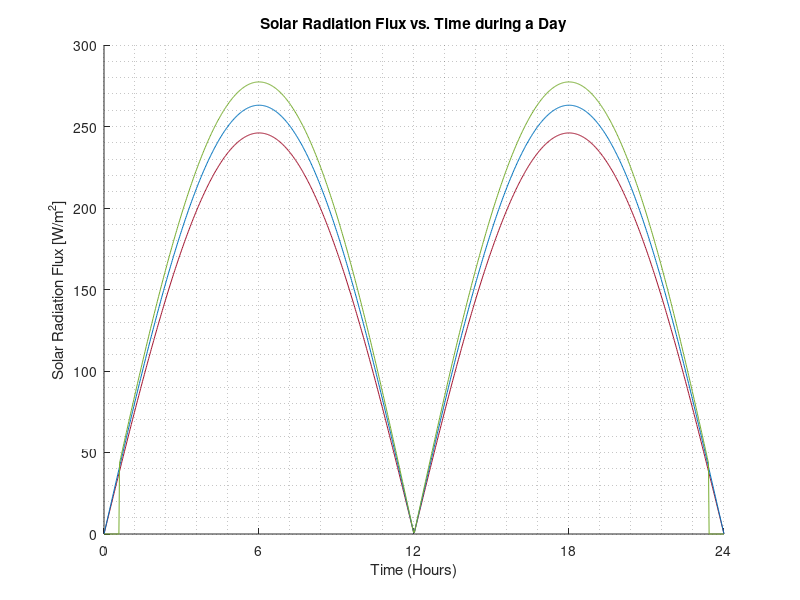

Source code (MATLAB): (Note: this script raises an error after producing the figure.)
%% ASEN 3113 Design Lab
% Blake Wilson, Dakota Harris, Liam Mazzota, Hide Nakanishi, Nathan Evans
% Last Modified: 05/04/2023

%Husekeeping
clc
clear all;
close all;

% Define constants
sigma = 5.67*10^(-8);
alpha_initial = 0.2;        % Absorptivity
epsilon_initial = 0.85;     % Emissivity

% IR backload [W/m^2]
q_ir_backload_winter = 88;
q_ir_backload_summer = 63;
q_ir_backload_eclipse = 11;
q_ir_average = 0.5*(q_ir_backload_summer + q_ir_backload_winter);

% Distances from sun [m]
r_summer = 152.1e9;
r_winter = 147.1e9;
r_equinox = (r_summer + r_winter) *.5;

% Luminosity of sun adjusted for distance [W/m^2]
L_summer = ((3.9e26))/(4*pi*r_summer^2);
L_winter = ((3.9e26))/(4*pi*r_winter^2);
L_equinox = (3.9e26)/(4*pi*r_equinox^2);

% Max affective Area
a_effective_summer = cosd(-23.5);
a_effective_winter = cosd(23.5);
ts = 30 + 273.15; %k
t_surr = 2.7;%k

%% Area Calculations 
% Heat generated by the instrument
interm = (epsilon_initial * sigma *(ts^4 - (t_surr)^4));

%% For summer 
Area_summer_on = (20)/((interm) - (alpha_initial * L_summer * a_effective_summer) - (epsilon_initial * q_ir_backload_summer));


%% For winter
Area_winter_on = (20)/((interm) - (alpha_initial * L_winter * a_effective_winter) - (epsilon_initial * q_ir_backload_winter));


%% For equinox
Area_equinox_on = (20)/((interm) - (alpha_initial * L_equinox * 1) - (epsilon_initial * q_ir_average));

% A_max = 0.289 m^2

%% Modeling solar radiation flux 
ts = 25 + 273.15; %k
interm = (epsilon_initial * sigma *(ts^4 - (t_surr)^4));

Area = Area_winter_on;

% Vector of theta values
theta_plot = linspace(0,(2*pi),1000);
%Vector of time values
time = linspace(0,(24*3600),1000);

eclipse_angle1 = deg2rad(8.685);
eclipse_angle2 = deg2rad(360-8.685);

% Loop to determine solar radiation flux 
for i = 1:length(theta_plot)
    if eclipse_angle1 <= theta_plot(i) && theta_plot(i) <= pi 
        Q_solar_rad_flux_e(i) = (L_equinox) .* alpha_initial .* cosd(0).* sin(theta_plot(i));
    elseif pi < theta_plot(i) && theta_plot(i) <= eclipse_angle2
        Q_solar_rad_flux_e(i) = -(L_equinox) .* alpha_initial .* cosd(0).* sin(theta_plot(i));
    else 
        Q_solar_rad_flux_e(i) = 0;
    end
    
    if theta_plot(i) <= pi
        Q_solar_rad_flux(i) = (L_summer) .* alpha_initial .* cosd(-23.5) .* sin(theta_plot(i)); % FOR SUMMER !!! 
        Q_solar_rad_flux_w(i) = (L_winter) .* alpha_initial .* cosd(23.5) .* sin(theta_plot(i));
    else
        Q_solar_rad_flux(i) = -(L_summer) .* alpha_initial .* cosd(-23.5) .* sin(theta_plot(i)); % FOR SUMMER !!! 
        Q_solar_rad_flux_w(i) = -(L_winter) .* alpha_initial .* cosd(23.5) .* sin(theta_plot(i));
    end

end 

figure()
hold on
grid minor
plot(time/3600,Q_solar_rad_flux,'Color', [0.6350 0.0780 0.1840])
plot(time/3600,Q_solar_rad_flux_w, 'Color',[0 0.4470 0.7410])
plot(time/3600,Q_solar_rad_flux_e, 'Color', [0.4660 0.6740 0.1880])
xlabel('Time (Hours)')
ylabel('Solar Radiation Flux [W/m^2]')
title('Solar Radiation Flux vs. Time during a Day')
xticks([0 6 12 18 24])
xticklabels({'0', '6', '12', '18', '24'})
xlim([0 24])
xline([6 12 18 24])
yline(0)
legend('Summer','Winter','Equinox')
hold off

%% Unheated Temperature & Heater Power Summer

% Heated Power Summer
for idx = 1:length(time)
    if 6*3600 <= time(idx) && time(idx) < 18*3600
        Ts_summer_unheated(idx) = ((20/Area + Q_solar_rad_flux(idx) +q_ir_backload_summer .* epsilon_initial)./(epsilon_initial*sigma) + t_surr^4).^(1/4)-273.15;
        if Ts_summer_unheated(idx) >= 20 && Ts_summer_unheated(idx)<= 30
            Summer_Heater_Power(idx) = 0;
        else
            % q_dot reqired to be in the range
            ts = 20 +273.15;
            interm = (epsilon_initial * sigma *(ts^4 - (t_surr)^4));
            Summer_Heater_Power(idx) = (Area * (interm - Q_solar_rad_flux(idx) - (q_ir_backload_summer * epsilon_initial)))-20;
        end
        
    else
        Ts_summer_unheated(idx) = ((Q_solar_rad_flux(idx) +q_ir_backload_summer .* epsilon_initial)./(epsilon_initial*sigma) + t_surr^4).^(1/4)-273.15; 
        if Ts_summer_unheated(idx) >= -40
            Summer_Heater_Power(idx) = 0;
        else
            % q_dot reqired to be in the range
            ts = -40 + 273.15;
            interm = (epsilon_initial * sigma *(ts^4 - (t_surr)^4));
            Summer_Heater_Power(idx) = Area * (interm - Q_solar_rad_flux(idx) - (q_ir_backload_summer * epsilon_initial));
        end
    end
end

Qtotal_Heater_summer = trapz(time,Summer_Heater_Power);

figure()
hold on
grid minor
title("Summer Temperature and Power Required during a Day")
yyaxis left
p11 = plot(time/3600,Ts_summer_unheated,'r');
ylabel("Unheated Summer Temperature [\circ C]")
yline([30 20 -40],'--',{'Max (Operational)','Min (Operational)','Min (Survival)'},'Color','g')
ylim([-100 40])
yline(0)
ax = gca;
ax.YColor = 'r';
xlabel("Time [Hrs]")


yyaxis right
ylabel("Heater Power [W]")
p12 = plot(time/3600, Summer_Heater_Power,'b');
ylim([-20 70])
yline(0)
ax.YColor = 'b';
xticks([0 6 12 18 24])
xticklabels({'0', '6', '12', '18', '24'})
xlim([0 24])
xline([6 12 18 24])

legend([p11,p12],["Temperature", "Power"])
legend('Location', 'Southeast')
hold off


%% Unheated Temperature & Heater Power Winter Solstice

% Heated Power Winter
for idx = 1:length(time)
    if 6*3600 <= time(idx) && time(idx) < 18*3600
        Ts_winter_unheated(idx) = ((20/Area + Q_solar_rad_flux(idx) +q_ir_backload_winter .* epsilon_initial)./(epsilon_initial*sigma) + t_surr^4).^(1/4)-273.15;
        if Ts_winter_unheated(idx) >= 20 && Ts_winter_unheated(idx)<= 30
            Winter_Heater_Power(idx) = 0;
        else
            % q_dot reqired to be in the range
            ts = 20 +273.15;
            interm = (epsilon_initial * sigma *(ts^4 - (t_surr)^4));
            Winter_Heater_Power(idx) = (Area * (interm - Q_solar_rad_flux(idx) - (q_ir_backload_winter * epsilon_initial)))-20;
        end
        
    else
        Ts_winter_unheated(idx) = ((Q_solar_rad_flux(idx) +q_ir_backload_winter .* epsilon_initial)./(epsilon_initial*sigma) + t_surr^4).^(1/4)-273.15; 
        if Ts_winter_unheated(idx) >= -40
            Winter_Heater_Power(idx) = 0;
        else
            % q_dot reqired to be in the range
            ts = -40 + 273.15;
            interm = (epsilon_initial * sigma *(ts^4 - (t_surr)^4));
            Winter_Heater_Power(idx) = Area * (interm - Q_solar_rad_flux(idx) - (q_ir_backload_winter * epsilon_initial));
        end
    end
end

Qtotal_Heater_winter = trapz(time,Winter_Heater_Power);

figure()
hold on
grid minor
title("Winter Temperature and Power Required during a Day")
yyaxis left
p21 = plot(time/3600,Ts_winter_unheated,'r');
ylabel("Unheated Winter Temperature [\circ C]")
yline([30 20 -40],'--',{'Max (Operational)','Min (Operational)','Min (Survival)'},'Color','g')
ylim([-100 40])
yline(0)
ax = gca;
ax.YColor = 'r';
xlabel("Time [Hrs]")

yyaxis right
ylabel("Heater Power [W]")
p22 = plot(time/3600, Winter_Heater_Power,'b');
ylim([-20 70])
yline(0)
ax.YColor = 'b';
xticks([0 6 12 18 24])
xticklabels({'0', '6', '12', '18', '24'})
xlim([0 24])
xline([6 12 18 24])

legend([p21,p22],["Temperature", "Power"])
legend('Location', 'Southeast')
hold off

%% Unheated Temperature & Heater Power Equinox
% Heated Power Equinox
for idx = 1:length(time)
    if 6*3600 <= time(idx) && time(idx) < 18*3600
        Ts_equinox_unheated(idx) = ((20/Area + Q_solar_rad_flux(idx) +q_ir_average .* epsilon_initial)./(epsilon_initial*sigma) + t_surr^4).^(1/4)-273.15;
        if Ts_equinox_unheated(idx) >= 20 && Ts_equinox_unheated(idx)<= 30
            Equinox_Heater_Power(idx) = 0;
        else
            % q_dot reqired to be in the range
            ts = 20 +273.15;
            interm = (epsilon_initial * sigma *(ts^4 - (t_surr)^4));
            Equinox_Heater_Power(idx) = (Area * (interm - Q_solar_rad_flux(idx) - (q_ir_average * epsilon_initial)))-20;
        end
        
    else
        Ts_equinox_unheated(idx) = ((Q_solar_rad_flux(idx) +q_ir_average .* epsilon_initial)./(epsilon_initial*sigma) + t_surr^4).^(1/4)-273.15; 
        if Ts_equinox_unheated(idx) >= -40
            Equinox_Heater_Power(idx) = 0;
        else
            % q_dot reqired to be in the range
            ts = -40 + 273.15;
            interm = (epsilon_initial * sigma *(ts^4 - (t_surr)^4));
            Equinox_Heater_Power(idx) = Area * (interm - Q_solar_rad_flux(idx) - (q_ir_average * epsilon_initial));
        end
    end
end

Qtotal_Heater_equinox = trapz(time,Equinox_Heater_Power);

figure()
hold on
grid minor
title("Equinox Temperature and Power Required during a Day")
yyaxis left
p31 = plot(time/3600,Ts_equinox_unheated,'r');
ylabel("Unheated Equinox Temperature [\circ C]")
yline([30 20 -40],'--',{'Max (Operational)','Min (Operational)','Min (Survival)'},'Color','g')
ylim([-100 40])
yline(0)
ax = gca;
ax.YColor = 'r';
xlabel("Time [Hrs]")

yyaxis right
ylabel("Heater Power [W]")
p32 = plot(time/3600, Equinox_Heater_Power,'b');
ylim([-20 70])
yline(0)
ax.YColor = 'b';
xticks([0 6 12 18 24])
xticklabels({'0', '6', '12', '18', '24'})
xlim([0 24])
xline([6 12 18 24])

legend([p31,p32],["Temperature", "Power"])
legend('Location', 'Southeast')
hold off

%% New Coating 
% (Aclar Film (Aluminum Backing) 2 mil)
% epsilon = .62;
% alpha = .11;

%Mylar Film ( 3.0 mil aluminum backing) %0.76; 0.183
epsilon = 0.82;
alpha = 0.188;

% New Area Required 
ts_new = 30 + 273.15;
interm_new = (epsilon * sigma *(ts_new^4 - (t_surr)^4));
New_Area = (20)/((interm_new) - (alpha * L_winter * a_effective_winter) - (epsilon * q_ir_backload_winter));

% Loop to determine solar radiation flux 
for i = 1:length(theta_plot)
    if eclipse_angle1 <= theta_plot(i) && theta_plot(i) <= pi 
        Q_solar_rad_flux_e_new(i) = (L_equinox) .* alpha .* cosd(0).* sin(theta_plot(i));
    elseif pi < theta_plot(i) && theta_plot(i) <= eclipse_angle2
        Q_solar_rad_flux_e_new(i) = -(L_equinox) .* alpha .* cosd(0).* sin(theta_plot(i));
    else 
        Q_solar_rad_flux_e_new(i) = 0;
    end
    
    if theta_plot(i) <= pi
        Q_solar_rad_flux_new(i) = (L_summer) .* alpha .* cosd(-23.5) .* sin(theta_plot(i)); % FOR SUMMER !!! 
        Q_solar_rad_flux_w_new(i) = (L_winter) .* alpha .* cosd(23.5) .* sin(theta_plot(i));
    else
        Q_solar_rad_flux_new(i) = -(L_summer) .* alpha .* cosd(-23.5) .* sin(theta_plot(i)); % FOR SUMMER !!! 
        Q_solar_rad_flux_w_new(i) = -(L_winter) .* alpha .* cosd(23.5) .* sin(theta_plot(i));
    end

end 

figure()
hold on
grid minor
plot(time/3600,Q_solar_rad_flux_new,'Color', [0.6350 0.0780 0.1840],'LineWidth',1)
plot(time/3600,Q_solar_rad_flux, '--','Color', [0.6350 0.0780 0.1840])
plot(time/3600,Q_solar_rad_flux_w_new, 'Color',[0 0.4470 0.7410],'LineWidth',1)
plot(time/3600,Q_solar_rad_flux_w, '--', 'Color',[0 0.4470 0.7410])
plot(time/3600,Q_solar_rad_flux_e_new, 'Color', [0.4660 0.6740 0.1880],'LineWidth',1)
plot(time/3600,Q_solar_rad_flux_e, '--', 'Color', [0.4660 0.6740 0.1880])
xlabel('Time [Hrs]')
ylabel('Solar Radiation Flux [W/m^2]')
title('Solar Radiation Flux vs. Time during a Day (Improved Coating)')
xticks([0 6 12 18 24])
xticklabels({'0', '6', '12', '18', '24'})
xlim([0 24])
xline([6 12 18 24])
yline(0)
legend('Summer (Improved)','Summer (Initial)','Winter (Improved)','Winter (Initial)', 'Equinox (Improved)', 'Equinox (Initial)')
legend('Location', 'north')
hold off


%% NEW Unheated Temperature for the operational mode at Summer - Heater power for the operational mode
% Heated Power Summer
for idx = 1:length(time)
    if 6*3600 <= time(idx) && time(idx) < 18*3600
        Ts_summer_unheated_new(idx) = ((20/New_Area + Q_solar_rad_flux(idx) +q_ir_backload_summer .* epsilon)./(epsilon*sigma) + t_surr^4).^(1/4)-273.15;
        if Ts_summer_unheated_new(idx) >= 20 && Ts_summer_unheated_new(idx)<= 30
            Summer_Heater_Power_new(idx) = 0;
        else
            % q_dot reqired to be in the range
            ts = 20 +273.15;
            interm = (epsilon * sigma *(ts^4 - (t_surr)^4));
            Summer_Heater_Power_new(idx) = (New_Area * (interm - Q_solar_rad_flux(idx) - (q_ir_backload_summer * epsilon)))-20;
        end
        
    else
        Ts_summer_unheated_new(idx) = ((Q_solar_rad_flux(idx) +q_ir_backload_summer .* epsilon)./(epsilon*sigma) + t_surr^4).^(1/4)-273.15; 
        if Ts_summer_unheated_new(idx) >= -40
            Summer_Heater_Power_new(idx) = 0;
        else
            % q_dot reqired to be in the range
            ts = -40 + 273.15;
            interm = (epsilon * sigma *(ts^4 - (t_surr)^4));
            Summer_Heater_Power_new(idx) = New_Area * (interm - Q_solar_rad_flux(idx) - (q_ir_backload_summer * epsilon));
        end
    end
end

Qtotal_Heater_summer_new = trapz(time,Summer_Heater_Power_new);
Qtotal_summer = [Qtotal_Heater_summer; Qtotal_Heater_summer_new].*10^-6;

figure()
hold on
grid minor
title("Summer Temperature and Power Required during a Day (Improved Coating)")
yyaxis left
p41 = plot(time/3600,Ts_summer_unheated_new,'r','LineWidth',1);
p42 = plot(time/3600,Ts_summer_unheated,'--r');
ylabel("Unheated Summer Temperature [\circ C]")
yline([30 20 -40],'--',{'Max (Operational)','Min (Operational)','Min (Survival)'},'Color','g')
ylim([-100 40])
yline(0)
ax = gca;
ax.YColor = 'r';
xlabel("Time [Hrs]")

yyaxis right
ylabel("Heater Power [W]")
p43 = plot(time/3600, Summer_Heater_Power_new,'b','LineWidth',1);
p44 = plot(time/3600, Summer_Heater_Power,'--b');
ylim([-20 70])
yline(0)
ax.YColor = 'b';
xticks([0 6 12 18 24])
xticklabels({'0', '6', '12', '18', '24'})
xlim([0 24])
xline([6 12 18 24])

legend([p41,p42,p43,p44],["Temperature (Improved)" "Temperature (Initial)", "Power (Improved)", "Power (Initial)"])
legend('Location', 'Southeast')
hold off


%% NEW Unheated Temperature for the operational mode at Winter - Heater power for the operational mode
% Heated Power Winter
for idx = 1:length(time)
    if 6*3600 <= time(idx) && time(idx) < 18*3600
        Ts_winter_unheated_new(idx) = ((20/New_Area + Q_solar_rad_flux(idx) +q_ir_backload_winter .* epsilon)./(epsilon*sigma) + t_surr^4).^(1/4)-273.15;
        if Ts_winter_unheated_new(idx) >= 20 && Ts_winter_unheated_new(idx)<= 30
            Winter_Heater_Power_new(idx) = 0;
        else
            % q_dot reqired to be in the range
            ts = 20 +273.15;
            interm = (epsilon * sigma *(ts^4 - (t_surr)^4));
            Winter_Heater_Power_new(idx) = (New_Area * (interm - Q_solar_rad_flux(idx) - (q_ir_backload_winter * epsilon)))-20;
        end
        
    else
        Ts_winter_unheated_new(idx) = ((Q_solar_rad_flux(idx) +q_ir_backload_winter .* epsilon)./(epsilon*sigma) + t_surr^4).^(1/4)-273.15; 
        if Ts_winter_unheated_new(idx) >= -40
            Winter_Heater_Power_new(idx) = 0;
        else
            % q_dot reqired to be in the range
            ts = -40 + 273.15;
            interm = (epsilon * sigma *(ts^4 - (t_surr)^4));
            Winter_Heater_Power_new(idx) = New_Area * (interm - Q_solar_rad_flux(idx) - (q_ir_backload_winter * epsilon));
        end
    end
end

Qtotal_Heater_winter_new = trapz(time,Winter_Heater_Power_new);
Qtotal_winter = [Qtotal_Heater_winter; Qtotal_Heater_winter_new].*10^-6;

figure()
hold on
grid minor
title("Winter Temperature and Power Required during a Day (Improved Coating)")
yyaxis left
p51 = plot(time/3600,Ts_winter_unheated_new,'r','LineWidth',1);
p52 = plot(time/3600,Ts_winter_unheated,'--r');
ylabel("Unheated Winter Temperature [\circ C]")
yline([30 20 -40],'--',{'Max (Operational)','Min (Operational)','Min (Survival)'},'Color','g')
ylim([-100 40])
yline(0)
ax = gca;
ax.YColor = 'r';
xlabel("Time [Hrs]")

yyaxis right
ylabel("Heater Power [W]")
p53 = plot(time/3600, Winter_Heater_Power_new,'b','LineWidth',1);
p54 = plot(time/3600, Winter_Heater_Power,'--b');
ylim([-20 70])
yline(0)
ax.YColor = 'b';
xticks([0 6 12 18 24])
xticklabels({'0', '6', '12', '18', '24'})
xlim([0 24])
xline([6 12 18 24])

legend([p51,p52,p53,p54],["Temperature (Improved)" "Temperature (Initial)", "Power (Improved)", "Power (Initial)"])
legend('Location', 'Southeast')
hold off

%% NEW Unheated Temperature for the operational mode at Equinox - Heater power for the operational mode
% Heated Power Equinox
for idx = 1:length(time)
    if 6*3600 <= time(idx) && time(idx) < 18*3600
        Ts_equinox_unheated_new(idx) = ((20/New_Area + Q_solar_rad_flux(idx) +q_ir_average .* epsilon)./(epsilon*sigma) + t_surr^4).^(1/4)-273.15;
        if Ts_equinox_unheated_new(idx) >= 20 && Ts_equinox_unheated_new(idx)<= 30
            Equinox_Heater_Power_new(idx) = 0;
        else
            % q_dot reqired to be in the range
            ts = 20 +273.15;
            interm = (epsilon * sigma *(ts^4 - (t_surr)^4));
            Equinox_Heater_Power_new(idx) = (New_Area * (interm - Q_solar_rad_flux(idx) - (q_ir_average * epsilon)))-20;
        end
        
    else
        Ts_equinox_unheated_new(idx) = ((Q_solar_rad_flux(idx) +q_ir_average .* epsilon)./(epsilon*sigma) + t_surr^4).^(1/4)-273.15; 
        if Ts_equinox_unheated_new(idx) >= -40
            Equinox_Heater_Power_new(idx) = 0;
        else
            % q_dot reqired to be in the range
            ts = -40 + 273.15;
            interm = (epsilon * sigma *(ts^4 - (t_surr)^4));
            Equinox_Heater_Power_new(idx) = New_Area * (interm - Q_solar_rad_flux(idx) - (q_ir_average * epsilon));
        end
    end
end

Qtotal_Heater_equinox_new = trapz(time,Equinox_Heater_Power_new);
Qtotal_equinox = [Qtotal_Heater_equinox; Qtotal_Heater_equinox_new].*10^-6;

figure()
hold on
grid minor
title("Equinox Temperature and Power Required during a Day (Improved Coating)")
yyaxis left
p61 = plot(time/3600,Ts_equinox_unheated_new,'r','LineWidth',1);
p62 = plot(time/3600,Ts_equinox_unheated,'--r');
ylabel("Unheated Equinox Temperature [\circ C]")
yline([30 20 -40],'--',{'Max (Operational)','Min (Operational)','Min (Survival)'},'Color','g')
ylim([-100 40])
yline(0)
ax = gca;
ax.YColor = 'r';
xlabel("Time [Hrs]")

yyaxis right
ylabel("Heater Power [W]")
p63 = plot(time/3600, Equinox_Heater_Power_new,'b','LineWidth',1);
p64 = plot(time/3600, Equinox_Heater_Power,'--b');
ylim([-20 70])
yline(0)
ax.YColor = 'b';
xticks([0 6 12 18 24])
xticklabels({'0', '6', '12', '18', '24'})
xlim([0 24])
xline([6 12 18 24])

legend([p61,p62,p63,p64],["Temperature (Improved)" "Temperature (Initial)", "Power (Improved)", "Power (Initial)"])
legend('Location', 'Southeast')
hold off


%% Temp with heater on
% % Summer solctice Temp with heating
% Ts_summer_heated = (((20 + Summer_Heater_Power_Operational)/Area + Q_solar_rad_flux +q_ir_backload_summer .* epsilon_initial)./(epsilon_initial*sigma) + t_surr^4).^(1/4)-273.15;
% Ts_summer_heated_survival = ((Summer_Heater_Power_Survival/Area + Q_solar_rad_flux +q_ir_backload_summer .* epsilon_initial)./(epsilon_initial*sigma) + t_surr^4).^(1/4)-273.15; 
% 
% % Winter solctice Temp with heating
% Ts_winter_heated_Operational = (((20+Winter_Heater_Power_Operational)/Area + Q_solar_rad_flux_w +q_ir_backload_winter .* epsilon_initial)./(epsilon_initial*sigma) + t_surr^4).^(1/4)-273.15;
% Ts_winter_heated_survival = ((Winter_Heater_Power_Survival/Area + Q_solar_rad_flux_w +q_ir_backload_winter .* epsilon_initial)./(epsilon_initial*sigma) + t_surr^4).^(1/4)-273.15; 
% 
% % Equinox Temp with heating
% Ts_equinox_heated_Operational = (((20+Equinox_Heater_Power_Operational)/Area + Q_solar_rad_flux_e + q_ir_average .* epsilon_initial)./(epsilon_initial*sigma) + t_surr^4).^(1/4)-273.15;
% Ts_equinox_heated_survival = ((Equinox_Heater_Power_Survival/Area + Q_solar_rad_flux_e +q_ir_average.* epsilon_initial)./(epsilon_initial*sigma) + t_surr^4).^(1/4)-273.15; 
% 
% % Equinox Temp with heating and new coating
% Ts_equinox_heated_Operational_new = (((20+Equinox_Heater_Power_Operational_new)/New_Area_winter_on + Q_solar_rad_flux_e_new + q_ir_average .* epsilon)./(epsilon*sigma) + t_surr^4).^(1/4)-273.15;
% Ts_equinox_heated_survival_new = ((Equinox_Heater_Power_Survival_new/New_Area_winter_on + Q_solar_rad_flux_e_new +q_ir_average.* epsilon)./(epsilon*sigma) + t_surr^4).^(1/4)-273.15;
% 
%     for i = 1:length(Ts_equinox_heated_survival_new)
%     if Ts_equinox_heated_survival_new(i) < -40
%         Ts_equinox_heated_survival_new(i) = -40;
%     end
%     end



% figure()
% hold on
% grid minor
% plot(time/3600, Ts_summer_heated_Operational)
% plot(time/3600,Ts_winter_heated_Operational)
% plot(time/3600,Ts_equinox_heated_Operational)
% plot(time/3600,Ts_equinox_heated_Operational_new)
% xlabel("Time [Hrs]")
% ylabel("Temperature [\circ C]")
% title("Operational: Heated Temperature vs Time during a Day")
% yline([30 20],'--',{'Max (Operational)','Min (Operational)'},'Color','g')
% xticks([0 6 12 18 24])
% xticklabels({'6 am', '12 pm', '6 pm', '0 am', '6 am'})
% xlim([0 24])
% ylim([19 31])
% xline([6 12 18 24])
% legend("Summer Solstace","Winter Solstace","Equinox","Equinox: New Coating")
% 
% 
% figure ()
% hold on
% grid minor
% plot(time/3600,Ts_summer_heated_survival)
% plot(time/3600,Ts_winter_heated_survival)
% plot(time/3600,Ts_equinox_heated_survival)
% plot(time/3600,Ts_equinox_heated_survival_new)
% xlabel("Time [Hrs]")
% ylabel("Temperature [\circ C]")
% legend("Summer Solstace","Winter Solstace","Equinox","Equinox: New Coating")
% yline(-40,'--',{'Min (Survival)'},'Color','g')
% 
% title("Survival: Heated Temperature vs Time during a Day")
% xticks([0 6 12 18 24])
% xticklabels({'6 am', '12 pm', '6 pm', '0 am', '6 am'})
% xlim([0 24])
% xline([6 12 18 24])
% legend("Summer Solstace","Winter Solstace","Equinox","Equinox: New Coating")


%% Table 
% Table 1: Area Calculation
fprintf('Table 1: Minimum Satellite Area Required\n')
colName1 = [" Initial " " Improved "];
rowName1 = ["Area [m^2]"];
table1 = array2table([Area, New_Area],"RowNames", rowName1, "VariableNames", colName1);
disp(table1)

% Table 2: Total Power Required by the Heater for the Operational Mode 
Qtotal = [Qtotal_summer(1)+Qtotal_winter(1)+Qtotal_equinox(1); Qtotal_summer(2)+Qtotal_winter(2)+Qtotal_equinox(2)];
fprintf('Table 2: Total Energy Required by Heater\n')
colName1 = [" Summer " " Winter " " Equinox " " Total "];
rowName1 = ["Original [MJ]", "Improved [MJ]"];
table1 = array2table([Qtotal_summer, Qtotal_winter, Qtotal_equinox, Qtotal],"RowNames", rowName1, "VariableNames", colName1);
disp(table1)




%% INITIAL COATING Source
%https://spark.iop.org/suns-luminosity 
% USING WINTER !!! .2891